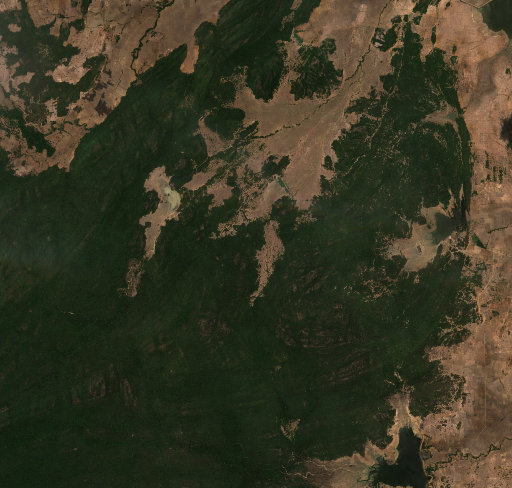
#> input picture sources/11.png, 512 x 488 px, given in place of create_before_cut.png, which was not available
$ jupyter execute 'get newly cut area.ipynb'   (older library calls are emulated)
#> lines starting #> are read from the running program, lines starting #| are printed output that depends on the picture; after the words box and inside, x2 and y2 are one past the last pixel; in counts of white or black regions, pixels touching at a corner belong together; pictures that were not available may be replaced by others from this repository, and a replacement may not be noted
[cell 1]
import numpy as np
import matplotlib.pyplot as plt
import cv2

from pathlib import Path

[cell 2]
img_before_cut = cv2.imread('create_before_cut.png', cv2.IMREAD_COLOR)
#> img_before_cut is the input picture: shape (488, 512, 3); mean B, G, R 35.9, 55.3, 56.4
img_after_cut = cv2.imread('create_after_cut.png', cv2.IMREAD_COLOR)
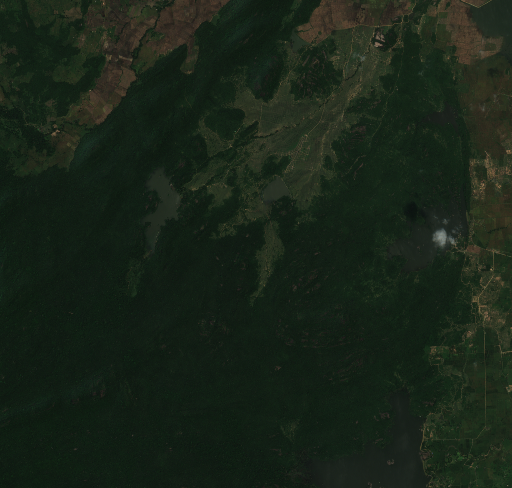
#> input picture sources/5.png, 512 x 488 px, given in place of create_after_cut.png, which was not available
#> img_after_cut is the input picture: shape (488, 512, 3); mean B, G, R 24.2, 36.1, 25.1

[cell 3]
# B G R
light_brown = (30, 40, 50)
dark_brown = (40, 60, 90)

mask_before = cv2.inRange(img_before_cut, light_brown, dark_brown)
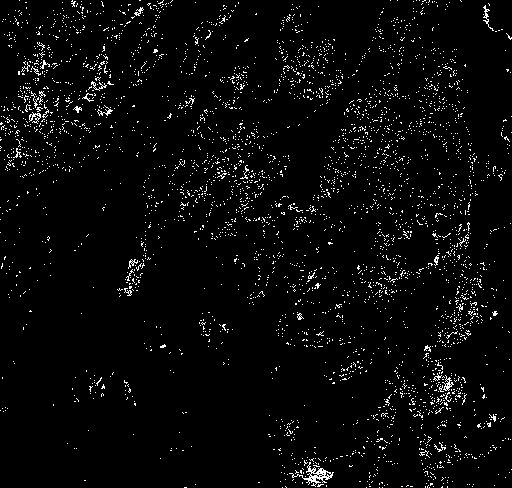
#> mask_before: shape (488, 512); 3.5% white in thin lines or dots
mask_after = cv2.inRange(img_after_cut, light_brown, dark_brown)
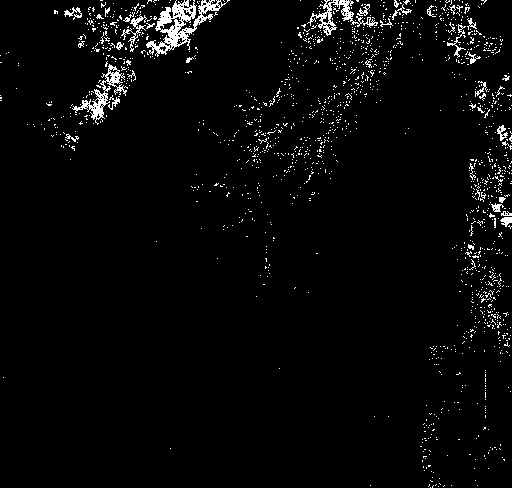
#> mask_after: shape (488, 512); 3.2% white in thin lines or dots

[cell 4]
diff = cv2.absdiff(mask_before, mask_after)
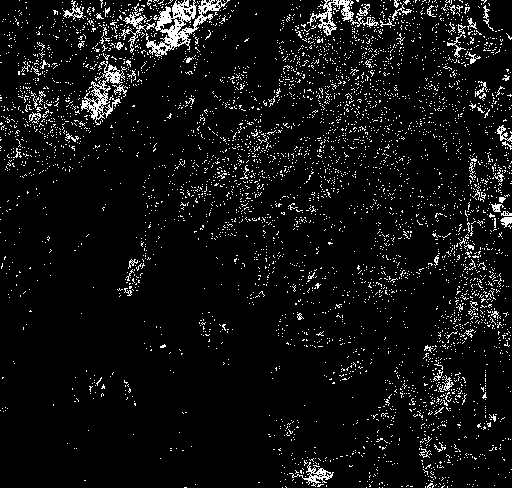
#> diff: shape (488, 512); 6.5% white in thin lines or dots

height = diff.shape[0]
#> height = 488
width = diff.shape[1]
#> width = 512

[cell 5]
height = diff.shape[0]
width = diff.shape[1]

diff2 = np.zeros((height, width, 1), np.uint8)

for i in range(0, height):
    for j in range(0, width):
        if((diff[i, j] == mask_before[i, j]) and (mask_before[i, j] == 255)):
            diff2[i, j] = 0
        else:
            diff2[i, j] = diff[i,j]
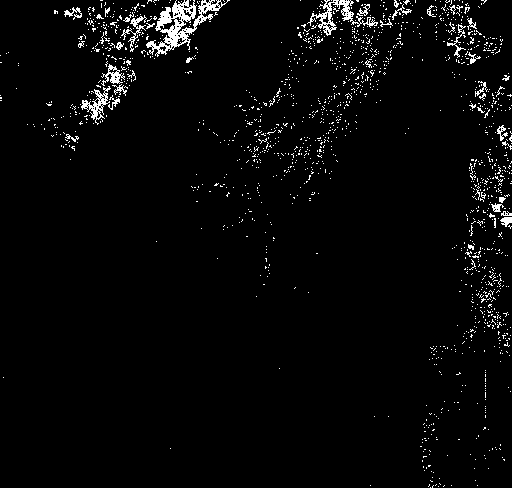
#> diff2: shape (488, 512, 1); 3.1% white in thin lines or dots

[cell 6]
ret,thresh = cv2.threshold(diff2,25,255,cv2.THRESH_BINARY)

# Find the contour of the figure
image, contours, hierarchy = cv2.findContours(
                                   image = thresh,
                                   mode = cv2.RETR_TREE,
                                   method = cv2.CHAIN_APPROX_SIMPLE)
#> contours = 1749 contours, 1720 with area under 20; largest, box (x1, y1, x2, y2) and area: (146, 0, 230, 57) 1472, (307, 0, 378, 36) 508, (81, 86, 111, 125) 326, (101, 64, 125, 86) 162, (121, 15, 147, 52) 116

# Sort the contours
contours = sorted(contours, key = cv2.contourArea, reverse = True)
# Draw the contour
img_copy = img_after_cut.copy()
final = cv2.drawContours(img_copy, contours, contourIdx = -1,
                         color = (0, 0, 200), thickness = 5)
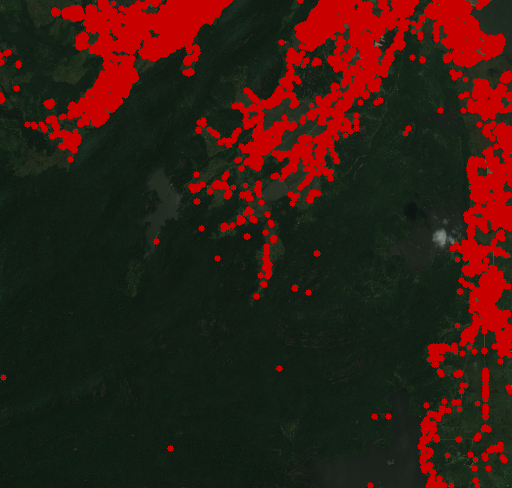
#> final: shape (488, 512, 3); mean B, G, R 18.5, 27.8, 51
cv2.imshow("cut marked image",img_copy)
cv2.imwrite('cut marked image.png',img_copy)
cv2.waitKey(0)
cv2.destroyAllWindows()
